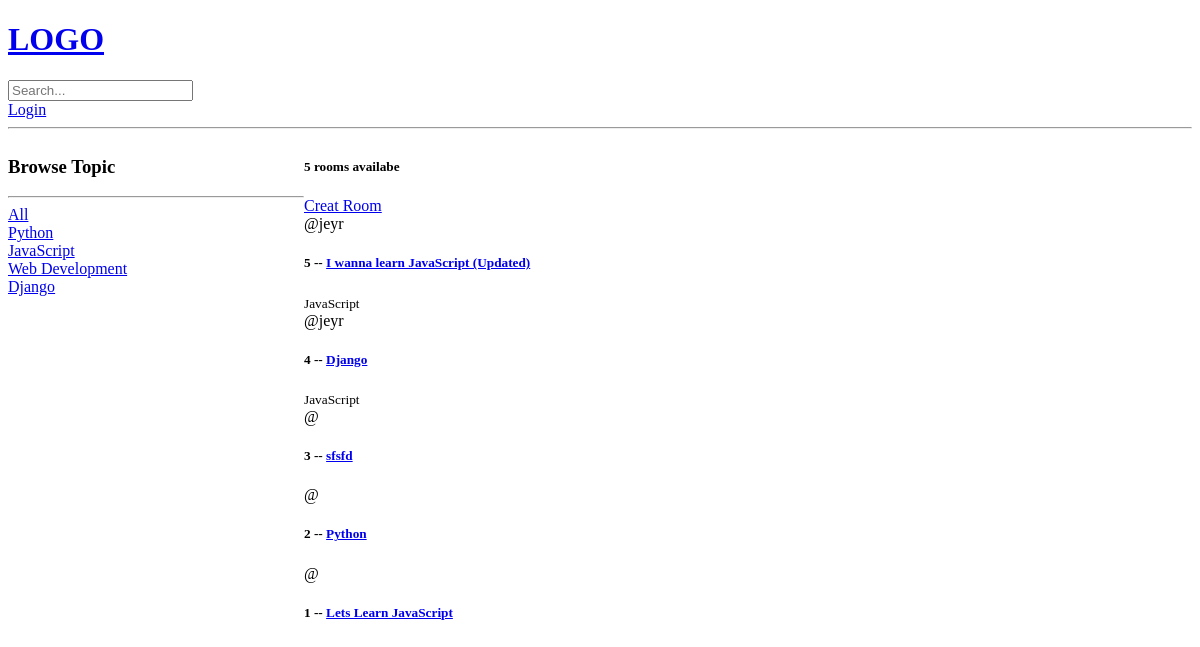
The app's page /, older data.
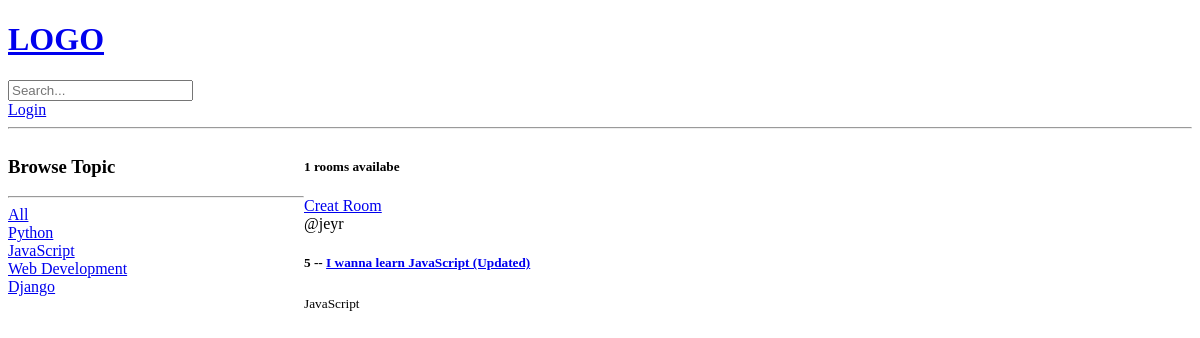
The same page, newer data.
### base/models.py (models this page shows, shortened)
class Topic(models.Model):
    name = models.CharField(max_length=200)

class Room(models.Model):
    host = models.ForeignKey(User, on_delete=models.SET_NULL, null=True)
    topic = models.ForeignKey(Topic, on_delete=models.SET_NULL, null=True)
    name = models.CharField(max_length=200)
    description = models.TextField(null=True, blank=True)
    participants = models.ManyToManyField(User, related_name='participants', blank=True)
    created = models.DateTimeField(auto_now_add=True)
    updated = models.DateTimeField(auto_now=True)
    class Meta:
        ordering = ['-updated', '-created']

### base/views.py (the view)
# urls.py: path('', views.home, name='home'),
def home(request):
    q = request.GET.get('q') if request.GET.get('q') != None else ''
    rooms = Room.objects.filter(
        Q(topic__name__icontains=q) |
        Q(name__icontains=q) |
        Q(description__icontains=q)
    ).order_by('-updated', '-created')
    topics = Topic.objects.all()
    room_count = rooms.count()
    context = {'rooms': rooms, 'topics': topics, 'room_count': room_count}
    return render(request, 'base/home.html', context)

### base/templates/base/home.html (shortened to what this page needs)
{% extends 'main.html' %} {% block content %}
<div class="home-container">
  <div>
    <h3>Browse Topic</h3>
    <hr />
    <div>
      <a href="{% url 'home' %}">All</a>
    </div>
    {% for topic in topics %}
    <div>
      <a href="{% url 'home' %}?q={{topic.name}}">{{topic.name}}</a>
    </div>
    {% endfor %}
  </div>
  <div>
    <h5>{{room_count}} rooms availabe</h5>
    <a href="{% url 'create-room' %} ">Creat Room</a>
    <div>
      {%for room in rooms %}
      <div>
        <span>@{{room.host.username}}</span>
        <h5>
          {{ room.id }} --
          <a href="{% url 'room' room.id %}">{{ room.name }}</a>
        </h5>
        <small>{{room.topic.name}}</small>
      </div>
      {% endfor %}
    </div>
  </div>
</div>
{% endblock %}

Row changes from the older to the newer data that the page shows:
removed Room: host.username "jeyr", id "4", name "Django", topic.name "JavaScript"
removed Room: id "3", name "sfsfd"
removed Room: id "2", name "Python"
removed Room: id "1", name "Lets Learn JavaScript"
Text that changed along with them:
{{ room_count }}: "5" → "1"
